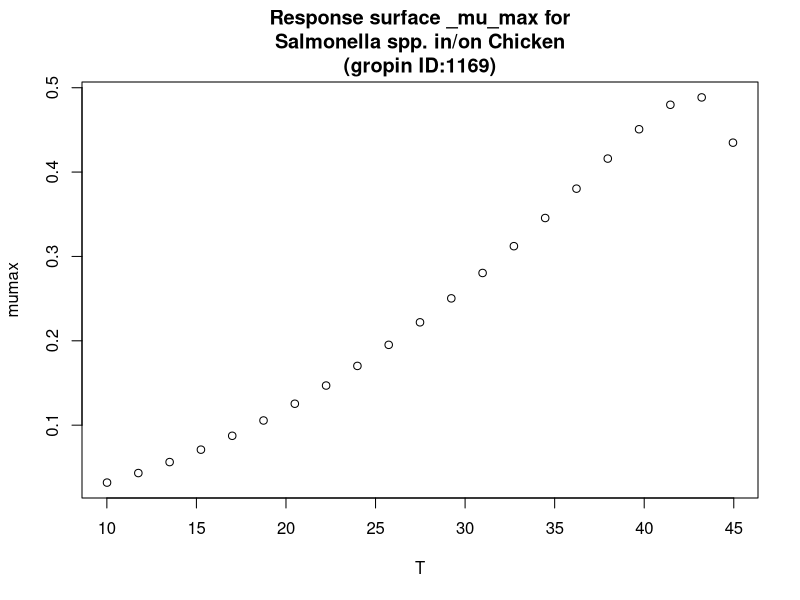

Here is the R script that generated this plot:
#############################
# start of Parameter script
#############################
T <- seq(10.01,44.955044955045,length.out=21)
#############################
# end of Parameter script
#############################
############################# 
# start of Model script Gropin ID 1169 
#############################
 
# constant coefficients for this model
 
variables <- data.frame(T)
argumentsPar <- unique.data.frame(expand.grid(variables))
 
# heart of the model
response_surface <- function(T) {
   mumax <-0.00028*((T+0.67)^2)*(1-exp(0.57*(T-47.36)))

	return(mumax=mumax)
} 

# output parameters
responseSurface <- cbind(argumentsPar,response_surface(argumentsPar['T']))
colnames(responseSurface) <- c(colnames(argumentsPar),'mumax')
#############################
# End of Model script
#############################
############################# 
# start of Visualisation script Gropin ID 1169 
#############################
titleText <-'Response surface _mu_max for
Salmonella spp. in/on Chicken
(gropin ID:1169)'
plot(T,responseSurface$'mumax',xlab='T',
                          ylab='mumax',main=titleText)
#############################
# End of Visualisation script
#############################
